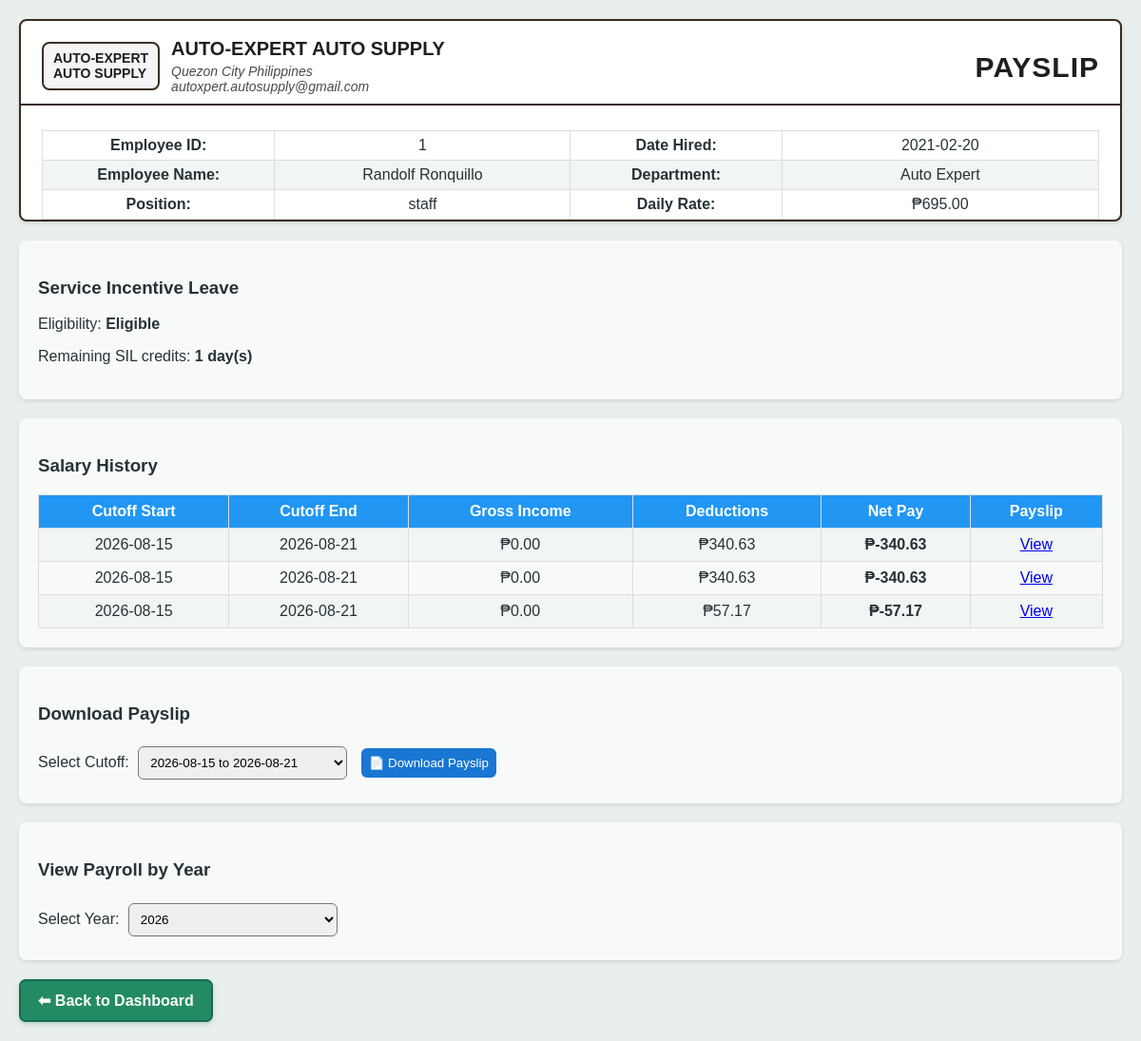
The app's page /payroll/1 (signed in) with its own data.
### models.py (models this page shows, shortened)
class Employee(db.Model, UserMixin):
    __tablename__ = "employees"   # ✅ important para tugma sa foreign keys
    id = db.Column(db.Integer, primary_key=True)
    first_name = db.Column(db.String(50))
    last_name = db.Column(db.String(50))
    dob = db.Column(db.Date, nullable=True)
    role = db.Column(db.String(20))          # Staff/Admin/Employee
    company = db.Column(db.String(50))       # Trece-Uno / Auto Expert
    email = db.Column(db.String(100))        # not unique
    contact_no = db.Column(db.String(20))
    password = db.Column(db.String(200))
    profile_pic = db.Column(db.String(200))
    registered_at = db.Column(db.DateTime, default=datetime.utcnow, nullable=True)
    address = db.Column(db.String(200))
    date_started = db.Column(db.Date)
    sss = db.Column(db.String(50))
    philhealth = db.Column(db.String(50))
    tin = db.Column(db.String(50))
    pagibig = db.Column(db.String(50))
    emergency_person = db.Column(db.String(100))
    emergency_contact = db.Column(db.String(100))
    emergency_address = db.Column(db.String(200))
    sil_credits = db.Column(db.Integer, default=5)
    sil_eligible = db.Column(db.Boolean, nullable=False, default=True)
    merit_points = db.Column(db.Integer, default=0)
    demerit_points = db.Column(db.Integer, default=0)
    daily_rate = db.Column(db.Float, default=695.0)
    allowance = db.Column(db.Float, default=0.0)
    incentives = db.Column(db.Float, default=0.0)
    loan_balance = db.Column(db.Float, default=0.0)
    sl_credits = db.Column(db.Integer, default=5)
    attendances = db.relationship("Attendance", back_populates="employee", lazy=True)
    leave_requests = db.relationship("LeaveRequest", backref="employee", lazy=True)
    loans = db.relationship("Loan", backref="employee", lazy=True)
    payrolls = db.relationship("Payroll", backref="employee", lazy=True)
    redemptions = db.relationship("RedemptionHistory", backref="employee", lazy=True)

class Payroll(db.Model):
    __tablename__ = "payrolls"
    id = db.Column(db.Integer, primary_key=True)
    employee_id = db.Column(db.Integer, db.ForeignKey("employees.id"), nullable=False)
    cutoff_start = db.Column(db.Date, nullable=False)
    cutoff_end = db.Column(db.Date, nullable=False)
    gross_income = db.Column(db.Float, default=0.0)
    total_deductions = db.Column(db.Float, default=0.0)
    net_pay = db.Column(db.Float, default=0.0)
    sss = db.Column(db.Float, default=0.0)
    philhealth = db.Column(db.Float, default=0.0)
    pagibig = db.Column(db.Float, default=0.0)
    loan = db.Column(db.Float, default=0.0)
    cash_advance = db.Column(db.Float, default=0.0)
    created_at = db.Column(db.DateTime, default=datetime.utcnow)
    is_paid = db.Column(db.Boolean, default=False)

### hris.py (the view, shortened to what this page needs)
@app.route('/payroll/<int:employee_id>', methods=['GET', 'POST'])
@login_required
def payroll(employee_id):
    emp = Employee.query.get_or_404(employee_id)
    if current_user.role.lower() == 'staff':
        if current_user.id != employee_id:
            flash("❌ Access denied.", "danger")
            return redirect(url_for('dashboard_staff'))
        history = Payroll.query.filter_by(employee_id=current_user.id)\
                               .order_by(Payroll.cutoff_start.desc()).all()
        cutoff_options = [f"{p.cutoff_start.strftime('%b %d, %Y')} - {p.cutoff_end.strftime('%b %d, %Y')}" for p in history]
        years = sorted({p.cutoff_start.year for p in history}, reverse=True)
        selected_year = request.args.get("year")
        if selected_year:
            history = Payroll.query.filter_by(employee_id=current_user.id)\
                                   .filter(extract('year', Payroll.cutoff_start) == int(selected_year))\
                                   .order_by(Payroll.cutoff_start.desc()).all()
        return render_template("payroll.html",
                               emp=current_user,
                               history=history,
                               cutoff_options=cutoff_options,
                               years=years,
                               selected_year=selected_year)

### hris.py (called while the page is built, shortened)
@login_manager.user_loader
def load_user(user_id):
    return db.session.get(Employee, int(user_id))

@app.before_request
def check_authentication():
    exempt_routes = ['login', 'register', 'static']
    if not current_user.is_authenticated and request.endpoint not in exempt_routes:
        return redirect(url_for('login'))

@app.before_request
def check_lunch_resume():
    now = datetime.now()

### templates/payroll.html (shortened to what this page needs)
<!DOCTYPE html>
<html lang="en">
<head>
    <link rel="stylesheet" href="{{ url_for('static', filename='soft_theme.css') }}">
</head>
<body>
<div class="section" style="padding: 0; overflow: hidden; border: 2px solid #3a2d1f; background: #fff;">
    <div style="display: flex; justify-content: space-between; align-items: flex-start; padding: 18px 22px 10px; border-bottom: 2px solid #3a2d1f;">
        <div style="display: flex; align-items: center; gap: 12px;">
            <div style="border: 2px solid #3a2d1f; border-radius: 8px; padding: 8px 10px; font-weight: 700; font-size: 14px; line-height: 1.1; color: #1e1e1e; background: #f5f5f5;">
                {% if emp.company == 'Trece-Uno' %}
                    TRECE-UNO<br>AUTO SUPPLY
                {% else %}
                    AUTO-EXPERT<br>AUTO SUPPLY
                {% endif %}
            </div>
            <div>
                <div style="font-size: 20px; font-weight: 700; color: #1f1f1f; margin-bottom: 4px;">
                    {% if emp.company == 'Trece-Uno' %}
                        TRECE-UNO AUTO SUPPLY
                    {% else %}
                        AUTO-EXPERT AUTO SUPPLY
                    {% endif %}
                </div>
                <div style="font-size: 14px; font-style: italic; color: #4a4a4a;">
                    {% if emp.company == 'Trece-Uno' %}
                        Trece Martires Cavite, Philippines<br>
                        treceunoautosupply@gmail.com
                    {% else %}
                        Quezon City Philippines<br>
                        autoxpert.autosupply@gmail.com
                    {% endif %}
                </div>
            </div>
        </div>
        <div style="font-size: 30px; font-weight: 700; letter-spacing: 1px; color: #1f1f1f; margin-top: 14px;">PAYSLIP</div>
    </div>
    <div style="padding: 16px 22px 0;">
        <table style="width: 100%; border-collapse: collapse;">
            <tr>
                <td style="padding: 6px 0; width: 22%; font-weight: 700;">Employee ID:</td>
                <td style="padding: 6px 0; width: 28%;">{{ emp.id }}</td>
                <td style="padding: 6px 0; width: 20%; font-weight: 700;">Date Hired:</td>
                <td style="padding: 6px 0; width: 30%;">{{ emp.date_started }}</td>
            </tr>
            <tr>
                <td style="padding: 6px 0; font-weight: 700;">Employee Name:</td>
                <td style="padding: 6px 0;">{{ emp.first_name }} {{ emp.last_name }}</td>
                <td style="padding: 6px 0; font-weight: 700;">Department:</td>
                <td style="padding: 6px 0;">{% if emp.company %}{{ emp.company }}{% else %}N/A{% endif %}</td>
            </tr>
            <tr>
                <td style="padding: 6px 0; font-weight: 700;">Position:</td>
                <td style="padding: 6px 0;">{{ emp.role }}</td>
                <td style="padding: 6px 0; font-weight: 700;">Daily Rate:</td>
                <td style="padding: 6px 0;">₱{{ "%.2f"|format(emp.daily_rate or 0) }}</td>
            </tr>
        </table>
    </div>
</div>
<div class="section">
    {% if current_user.role.lower() == 'admin' %}
    <h3>Leave Eligibility</h3>
    <form method="POST" action="{{ url_for('payroll', employee_id=emp.id) }}">
        <label>
            <input type="hidden" name="sil_eligible" value="0">
            <input type="checkbox" name="sil_eligible" value="1" {% if emp.sil_eligible %}checked{% endif %}>
            Eligible for Service Incentive Leave (SIL)
        </label>
        <p>Remaining SIL credits: <strong>{{ emp.sil_credits or 0 }} day(s)</strong></p>
        <button type="submit" class="btn">Save SIL Eligibility</button>
    </form>
    {% else %}
    <h3>Service Incentive Leave</h3>
    <p>Eligibility: <strong>{{ 'Eligible' if emp.sil_eligible else 'Not yet eligible' }}</strong></p>
    <p>Remaining SIL credits: <strong>{{ emp.sil_credits or 0 }} day(s)</strong></p>
    {% endif %}
</div>
<div class="section">
    <h3>Salary History {% if selected_year %} ({{ selected_year }}) {% endif %}</h3>
    <table>
        <tr>
            <th>Cutoff Start</th><th>Cutoff End</th><th>Gross Income</th><th>Deductions</th><th>Net Pay</th><th>Payslip</th>
        </tr>
        {% for record in history %}
        <tr>
            <td>{{ record.cutoff_start }}</td>
            <td>{{ record.cutoff_end }}</td>
            <td>₱{{ "%.2f"|format(record.gross_income) }}</td>
            <td>₱{{ "%.2f"|format(record.total_deductions) }}</td>
            <td><strong>₱{{ "%.2f"|format(record.net_pay) }}</strong></td>
            <td><a href="{{ url_for('payslip', emp_id=emp.id, payroll_id=record.id) }}">View</a></td>
        </tr>
        {% else %}
        <tr><td colspan="6">No payroll records found.</td></tr>
        {% endfor %}
    </table>
</div>
<div class="section">
    <h3>Download Payslip</h3>
    <form method="get" action="{{ url_for('payroll', employee_id=emp.id) }}">
        <label>Select Cutoff:</label>
        <select name="cutoff" required>
            {% for record in history %}
            <option value="{{ record.id }}">{{ record.cutoff_start }} to {{ record.cutoff_end }}</option>
            {% endfor %}
        </select>
        <button type="submit" class="btn">📄 Download Payslip</button>
    </form>
</div>
<div class="section">
    <h3>View Payroll by Year</h3>
    <form method="GET" action="{{ url_for('payroll', employee_id=emp.id) }}">
        <label>Select Year:</label>
        <select name="year" onchange="this.form.submit()">
            {% for y in years %}
            <option value="{{ y }}" {% if selected_year == y|string %}selected{% endif %}>{{ y }}</option>
            {% endfor %}
        </select>
    </form>
</div>
<a class="dashboard-back-link" href="{{ url_for('dashboard_staff') }}">⬅ Back to Dashboard</a>
</body>
</html>

### static/soft_theme.css (style rules this page uses)
body { background-color: #e9efed !important; color: #263238; }
.dashboard-back-link { display: inline-flex; align-items: center; gap: 8px; padding: 11px 18px; border: 2px solid #176b4d; border-radius: 7px; background: #238b63; color: #ffffff !important; font-weight: 700; text-decoration: none !important; box-shadow: 0 2px 5px rgba(23, 107, 77, 0.24); transition: background-color 0.2s ease, transform 0.2s ease; }
.card, .section, .profile, .profile-card, .tab-content, .payslip-card, form { background-color: #f8faf9; }
tr:nth-child(even) { background-color: #f1f5f3; }

### templates/payroll.html (style rules this page uses)
body { font-family: Arial, sans-serif; background:#f4f7f6; margin:0; padding:20px; }
.section { background:#fff; padding:20px; border-radius:8px; margin-bottom:20px; box-shadow:0 2px 4px rgba(0,0,0,0.1); }
table { width:100%; border-collapse:collapse; margin-top:10px; }
th, td { border:1px solid #ddd; padding:8px; text-align:center; }
th { background:#2196f3; color:white; }
tr:nth-child(even) { background:#f9f9f9; }
select, button { padding:8px; margin:5px; border-radius:6px; }
select { position: relative; z-index: 9999; min-width: 220px; -webkit-appearance: menulist; appearance: menulist; cursor: pointer; }
.btn { background:#1976d2; color:white; border:none; cursor:pointer; }

### records on screen
Employee: id "1", date_started "2021-02-20", first_name "Randolf", last_name "Ronquillo", company "Auto Expert", role "staff", daily_rate "695.00", sil_eligible "Eligible", sil_credits "1"
Payroll: cutoff_start "2026-08-15", cutoff_end "2026-08-21", gross_income "0.00", total_deductions "340.63", net_pay "-340.63"
Payroll: cutoff_start "2026-08-15", cutoff_end "2026-08-21", gross_income "0.00", total_deductions "340.63", net_pay "-340.63"
Payroll: cutoff_start "2026-08-15", cutoff_end "2026-08-21", gross_income "0.00", total_deductions "57.17", net_pay "-57.17"

### other values on screen
form field cutoff "2026-08-15 to 2026-08-21"
form field year "2026"
